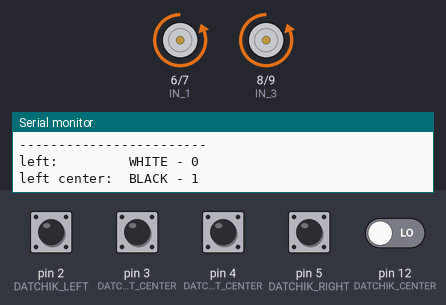
This sketch was run on a simulated Arduino Uno, built with avr-gcc and run on an emulated ATmega328P. Parts: motor-driver pin pairs drawn as motors (green arrow = first pin HIGH = forward, orange = second pin HIGH = backward, longer = more drive, scaled by the enable pin), the last lines printed to the serial monitor. The test bench sets the inputs (shaded band); at power-on: pin 2 (DATCHIK_LEFT), pin 3 (DATCHIK_LEFT_CENTER), pin 4 (DATCHIK_RIGHT_CENTER), pin 5 (DATCHIK_RIGHT), pin 12 (DATCHIK_CENTER) LOW.

Above: at 6.7 s.
6.8 s: pin 2 (DATCHIK_LEFT) pulled HIGH for 1.3 s
At 8.6 s:
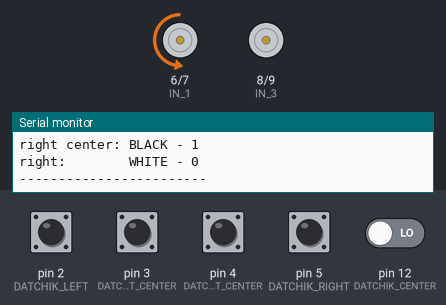
10.4 s: pin 5 (DATCHIK_RIGHT) pulled HIGH for 1.3 s
At 11.4 s:
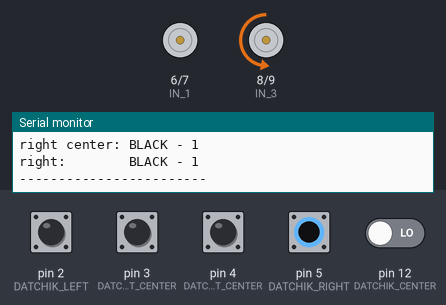
Timing chart, 0 to 13.7 s (numbered marks = the images above; inputs shaded):
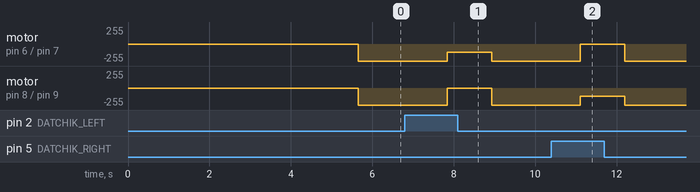

The sketch:

line-follower-robot.ino
```cpp
/*
Line tracking robot by
Mirafzal Shavkatov and Begzod Muxamedov
*/

//define ports for L298N
#define IN_1 6  //motor right +
#define IN_2 7  //motor right -
#define IN_3 8  //motor left + (HIGH/LOW)
#define IN_4 9  //motor left- (HIGH/LOW)
#define EN_A 10 //motor1 speed (0-255)
#define EN_B 11 //motor2 speed (0-255)
#define EN_RIGHT 10
#define EN_LEFT 11
//define datchiks
#define DATCHIK_LEFT 2 //ANALOG
#define DATCHIK_LEFT_CENTER 3 //
#define DATCHIK_CENTER 12 //
#define DATCHIK_RIGHT_CENTER 4 //
#define DATCHIK_RIGHT 5 //ANALOG

#define WHITE "WHITE - 0"
#define BLACK "BLACK - 1"

int maxSpeed = 255;
int minSpeed = 0;
int delaytime = 1000;

boolean datchikLeft;
boolean datchikRight;
boolean datchikLeftCenter;
boolean datchikCenter;
boolean datchikRightCenter;

void setup() {
  Serial.begin(9600);
  //driver L298N
  pinMode(EN_A, OUTPUT);
  pinMode(IN_1, OUTPUT);
  pinMode(IN_2, OUTPUT);
  pinMode(EN_B, OUTPUT);
  pinMode(IN_3, OUTPUT);
  pinMode(IN_4, OUTPUT);
  //datchiks
  pinMode(DATCHIK_LEFT, INPUT);
  pinMode(DATCHIK_LEFT_CENTER, INPUT);
  pinMode(DATCHIK_CENTER, INPUT);
  pinMode(DATCHIK_RIGHT_CENTER, INPUT);
  pinMode(DATCHIK_RIGHT, INPUT);
  delay(3000);
  for (int i = 0; i < 256/2; i++)
  {
    analogWrite(EN_A, i);
    analogWrite(EN_B, i);
    delay(20);
  }
}


void loop() {
  //main logic
  readAndPrint();
  if ((datchikRight) && !(datchikLeft)) {
    goRight();
  } else if ((datchikLeft) && (!datchikRight)) {
    goLeft();
  } else if (datchikLeft && datchikRight) {
    goForward();
  } else {
    pleaseStop();
  }

  delay(delaytime);
}

void readAndPrint() {
  datchikLeft = !digitalRead(DATCHIK_LEFT);
  datchikLeftCenter = digitalRead(DATCHIK_LEFT_CENTER);
  datchikCenter = digitalRead(DATCHIK_CENTER);
  datchikRightCenter = digitalRead(DATCHIK_RIGHT_CENTER);
  datchikRight = !digitalRead(DATCHIK_RIGHT);

  Serial.print("left:         ");
  Serial.println((datchikLeft == 1) ? WHITE : BLACK);
  Serial.print("left center:  ");
  Serial.println((datchikLeftCenter == 1) ? WHITE : BLACK);
  Serial.print("center:       ");
  Serial.println((datchikCenter == 1) ? WHITE : BLACK);
  Serial.print("right center: ");
  Serial.println((datchikRightCenter == 1) ? WHITE : BLACK);
  Serial.print("right:        ");
  Serial.println((datchikRight == 1) ? WHITE : BLACK);
  Serial.println("\n------------------------\n");

}

void goBackward() {
  digitalWrite(IN_1, HIGH);
  digitalWrite(IN_2, LOW);
  digitalWrite(IN_3, HIGH);
  digitalWrite(IN_4, LOW);
  analogWrite(EN_RIGHT, maxSpeed);
  analogWrite(EN_LEFT, maxSpeed);
}

void goForward() {
  digitalWrite(IN_1, LOW);
  digitalWrite(IN_2, HIGH);
  digitalWrite(IN_3, LOW);
  digitalWrite(IN_4, HIGH);
  analogWrite(EN_RIGHT, maxSpeed);
  analogWrite(EN_LEFT, maxSpeed);
}

void goRight() {
  digitalWrite(IN_1, LOW);
  digitalWrite(IN_2, HIGH);
  digitalWrite(IN_3, LOW);
  digitalWrite(IN_4, LOW);
  analogWrite(EN_RIGHT, maxSpeed/4);
  analogWrite(EN_LEFT, 0);
}

void goLeft() {
  digitalWrite(IN_1, LOW);
  digitalWrite(IN_2, LOW);
  digitalWrite(IN_3, LOW);
  digitalWrite(IN_4, HIGH);
  analogWrite(EN_RIGHT, 0);
  analogWrite(EN_LEFT, maxSpeed/8);
}

void pleaseStop() {
  digitalWrite(IN_1, LOW);
  digitalWrite(IN_2, LOW);
  digitalWrite(IN_3, LOW);
  digitalWrite(IN_4, LOW);
  analogWrite(EN_RIGHT, 0);
  analogWrite(EN_LEFT, 0);
}
```

Measured:
- after the input at 6.8 s, motor on pin 6 (IN_1) / pin 7 (IN_2): backward 255/255 → backward 127/255 after 1.0 s, → backward 255/255 1.1 s later; motor on pin 8 (IN_3) / pin 9 (IN_4): backward 255/255 → stopped after 1.0 s, → backward 255/255 1.1 s later
- after the input at 10.4 s, motor on pin 6 (IN_1) / pin 7 (IN_2): backward 255/255 → stopped after 0.71 s, → backward 255/255 1.1 s later; motor on pin 8 (IN_3) / pin 9 (IN_4): backward 255/255 → backward 127/255 after 0.71 s, → backward 255/255 1.1 s later
